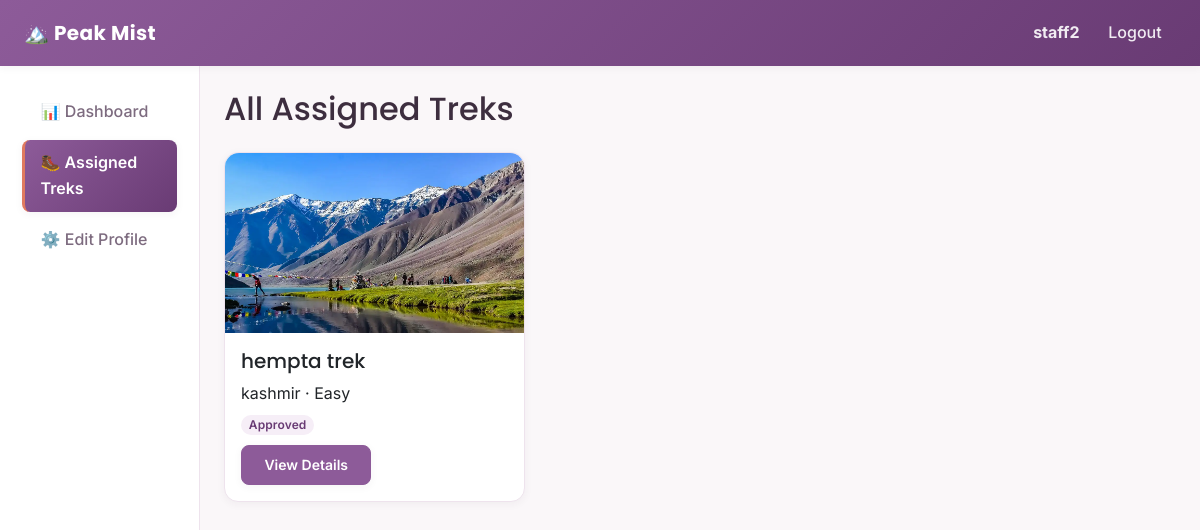
The app's page /staff/assigned-treks (signed in) with its own data.
### backend/models.py (models this page shows, shortened)
class User(db.Model, UserMixin):
    __tablename__ = "users"
    id = db.Column(db.Integer, primary_key=True)
    username = db.Column(db.String(80), unique=True, nullable=False)
    password_hash = db.Column(db.String(200), nullable=False)
    full_name = db.Column(db.String(120), nullable=False)
    email = db.Column(db.String(120), unique=True, nullable=False)
    phone = db.Column(db.String(20), nullable=True)
    role = db.Column(db.String(20), nullable=False, default="user")
    is_blacklisted = db.Column(db.Boolean, default=False, nullable=False)
    created_at = db.Column(db.DateTime, default=datetime.utcnow)
    staff_profile = db.relationship(
        "StaffProfile",
        backref="user",
        uselist=False,
        cascade="all, delete-orphan"
    )
    bookings = db.relationship(
        "Booking",
        backref="user",
        cascade="all, delete-orphan"
    )

class Trek(db.Model):
    __tablename__ = "treks"
    id = db.Column(db.Integer, primary_key=True)
    name = db.Column(db.String(120), nullable=False)
    location = db.Column(db.String(120), nullable=False)
    difficulty = db.Column(db.String(20), nullable=False)
    duration_days = db.Column(db.Integer, nullable=False)
    total_slots = db.Column(db.Integer, nullable=False)
    available_slots = db.Column(db.Integer, nullable=False)
    staff_id = db.Column(db.Integer, db.ForeignKey("staff_profiles.id"), nullable=True)
    status = db.Column(db.String(20), nullable=False, default="Pending")
    start_date = db.Column(db.Date, nullable=False)
    end_date = db.Column(db.Date, nullable=False)
    description = db.Column(db.Text, nullable=True)
    safety_info = db.Column(db.Text, nullable=True)
    image_filename = db.Column(db.String(200), nullable=True)
    created_at = db.Column(db.DateTime, default=datetime.utcnow)
    bookings = db.relationship(
        "Booking",
        backref="trek",
        cascade="all, delete-orphan"
    )

### backend/routes.py (the view)
@staff_bp.route("/assigned-treks")
@login_required
@role_required("staff")
def assigned_treks():
    staff_profile = get_current_staff_profile()
    treks_list = staff_profile.assigned_treks if staff_profile else []
    return render_template("staff/assigned_treks.html", treks=treks_list)

### backend/routes.py (called while the page is built)
def role_required(*allowed_roles):
    def decorator(view_function):
        @wraps(view_function)
        def wrapped_view(*args, **kwargs):
            if current_user.role not in allowed_roles:
                abort(403)
            return view_function(*args, **kwargs)
        return wrapped_view
    return decorator

def get_current_staff_profile():
    return StaffProfile.query.filter_by(user_id=current_user.id).first()

### templates/staff/assigned_treks.html (shortened to what this page needs)
{% extends "layout_dashboard.html" %}
{% import "admin/_status_badge.html" as badges %}
{% set active_page = 'assigned_treks' %}
{% block content %}
<h2 class="mb-4">All Assigned Treks</h2>
{% if treks %}
<div class="row">
    {% for trek in treks %}
    <div class="col-md-4">
        <div class="card trek-card">
            {% if trek.image_filename %}
                <img src="{{ url_for('static', filename='upload/' + trek.image_filename) }}"
                     class="card-img-top" alt="{{ trek.name }}">
            {% endif %}
            <div class="card-body">
                <h5 class="card-title">{{ trek.name }}</h5>
                <p class="card-text mb-1">{{ trek.location }} &middot; {{ trek.difficulty }}</p>
                <p class="card-text mb-2">{{ badges.status_badge(trek.status) }}</p>
                <a href="{{ url_for('staff.trek_details', trek_id=trek.id) }}"
                   class="btn btn-trek btn-sm">View Details</a>
            </div>
        </div>
    </div>
    {% endfor %}
</div>
{% else %}
    <p class="text-muted">No treks have been assigned to you yet.</p>
{% endif %}
{% endblock %}

### templates/layout_dashboard.html (shortened to what this page needs)
<!DOCTYPE html>
<html lang="en">
<head>
    <link
        href="https://cdnjs.cloudflare.com/ajax/libs/bootstrap/5.3.3/css/bootstrap.min.css"
        rel="stylesheet">
    <link rel="stylesheet" href="{{ url_for('static', filename='css/styles.css') }}">
</head>
<body>
    <nav class="navbar navbar-expand-lg navbar-trek">
        <div class="container-fluid px-4">
            <a class="navbar-brand fw-bold" href="{{ url_for('auth.home') }}">
                🏔️ Peak Mist
            </a>
            <div class="navbar-collapse" id="navMenu">
                <ul class="navbar-nav ms-auto align-items-lg-center">
                    <li class="nav-item">
                        <span class="nav-link">
                            <strong>{{ current_user.full_name }}</strong>
                        </span>
                    </li>
                    <li class="nav-item">
                        <a class="nav-link" href="{{ url_for('auth.logout') }}">Logout</a>
                    </li>
                </ul>
            </div>
        </div>
    </nav>
    <div class="container-fluid">
        <div class="row">
            <nav class="col-md-3 col-lg-2 sidebar">
                <ul class="nav flex-column">
                    {% if current_user.role == 'admin' %}
                        <li class="nav-item">
                            <a class="nav-link {% if active_page == 'dashboard' %}active{% endif %}"
                               href="{{ url_for('admin.dashboard') }}">📊 Dashboard</a>
                        </li>
                        <li class="nav-item">
                            <a class="nav-link {% if active_page == 'treks' %}active{% endif %}"
                               href="{{ url_for('admin.treks') }}">🥾 Manage Treks</a>
                        </li>
                        <li class="nav-item">
                            <a class="nav-link {% if active_page == 'staff' %}active{% endif %}"
                               href="{{ url_for('admin.staff_list') }}">👥 Manage Staff</a>
                        </li>
                        <li class="nav-item">
                            <a class="nav-link {% if active_page == 'users' %}active{% endif %}"
                               href="{{ url_for('admin.users_list') }}">🧑‍🤝‍🧑 Manage Users</a>
                        </li>
                        <li class="nav-item">
                            <a class="nav-link {% if active_page == 'bookings' %}active{% endif %}"
                               href="{{ url_for('admin.bookings_list') }}">📅 Bookings</a>
                        </li>
                        <li class="nav-item">
                            <a class="nav-link {% if active_page == 'search' %}active{% endif %}"
                               href="{{ url_for('admin.search') }}">🔍 Search</a>
                        </li>
                        <li class="nav-item">
                            <a class="nav-link {% if active_page == 'analytics' %}active{% endif %}"
                               href="{{ url_for('admin.analytics') }}">📈 Analytics</a>
                        </li>
                    {% elif current_user.role == 'staff' %}
                        <li class="nav-item">
                            <a class="nav-link {% if active_page == 'dashboard' %}active{% endif %}"
                               href="{{ url_for('staff.dashboard') }}">📊 Dashboard</a>
                        </li>
                        <li class="nav-item">
                            <a class="nav-link {% if active_page == 'assigned_treks' %}active{% endif %}"
                               href="{{ url_for('staff.assigned_treks') }}">🥾 Assigned Treks</a>
                        </li>
                        <li class="nav-item">
                            <a class="nav-link {% if active_page == 'profile' %}active{% endif %}"
                               href="{{ url_for('staff.edit_profile') }}">⚙️ Edit Profile</a>
                        </li>
                    {% endif %}
                </ul>
            </nav>
            <main class="col-md-9 col-lg-10 p-4">
                {% block content %}{% endblock %}
            </main>
        </div>
    </div>
</body>
</html>

### templates/admin/_status_badge.html
{% macro status_badge(status) %}
    <span class="badge badge-{{ status|lower }}">{{ status }}</span>
{% endmacro %}

### static/css/styles.css (style rules this page uses)
:root { --primary: #8d5b99; --primary-dark: #693b74; --primary-light: #f6eef7; --secondary: #e07a5f; --secondary-dark: #c2593e; --secondary-light: #fdf1ee; --white: #ffffff; --off-white: #faf7f9; --border: #eee3ed; --text-dark: #3d2e3f; --text-light: #7d6b7f; --yellow: #f4d35e; --pink: #f28482; --purple-light: #b5a2e3; --mint: #63c9a5; --coral: #e07a5f; --sky: #6fb3e0; --sky-deep: #2f7ab8; --shadow-small: 0 2px 8px rgba(61, 46, 63, 0.05); --shadow-medium: 0 8px 24px rgba(61, 46, 63, 0.08); --shadow-large: 0 16px 40px rgba(61, 46, 63, 0.12); --radius: 14px; --radius-small: 8px; }
* { box-sizing: border-box; }
body { background-color: var(--off-white); font-family: "Inter", "Segoe UI", Arial, sans-serif; color: var(--text-dark); line-height: 1.6; }
h1, h2, h3, h4, h5, h6 { font-family: "Poppins", "Segoe UI", Arial, sans-serif; color: var(--text-dark); }
a { color: var(--primary-dark); text-decoration: none; }
.navbar-trek { background: linear-gradient(135deg, var(--primary) 0%, var(--primary-dark) 100%) !important; box-shadow: var(--shadow-small); padding-top: 0.75rem; padding-bottom: 0.75rem; }
.navbar-trek .navbar-brand { color: var(--white) !important; font-family: "Poppins", sans-serif; font-weight: 700; letter-spacing: 0.02em; }
.navbar-trek .nav-link { color: rgba(255, 255, 255, 0.9) !important; font-weight: 500; border-radius: var(--radius-small); padding: 0.45rem 0.9rem !important; transition: background-color 0.2s ease, color 0.2s ease; }
.btn-trek { background-color: var(--primary); border-color: var(--primary); color: var(--white); font-weight: 600; border-radius: var(--radius-small); padding: 0.55rem 1.4rem; box-shadow: var(--shadow-small); transition: transform 0.15s ease, box-shadow 0.15s ease, background-color 0.15s ease; }
.btn { border-radius: var(--radius-small); }
.trek-card { background-color: var(--white); border: 1px solid var(--border); border-radius: var(--radius); box-shadow: var(--shadow-small); margin-bottom: 1.5rem; transition: box-shadow 0.2s ease, transform 0.2s ease; }
.trek-card .card-img-top { height: 180px; object-fit: cover; border-radius: var(--radius) var(--radius) 0 0; }
.sidebar { background-color: var(--white); border-right: 1px solid var(--border); min-height: calc(100vh - 56px); padding-top: 1.25rem; }
.sidebar .nav-link { display: flex; align-items: center; gap: 0.65rem; color: var(--text-light); padding: 0.65rem 1rem; border-radius: var(--radius-small); margin: 0.15rem 0.6rem; font-weight: 500; border-left: 3px solid transparent; transition: background-color 0.2s ease, color 0.2s ease, border-color 0.2s ease; }
.sidebar .nav-link.active { background: linear-gradient(135deg, var(--primary) 0%, var(--primary-dark) 100%); color: var(--white); font-weight: 600; border-left-color: var(--secondary); box-shadow: var(--shadow-small); }
.badge-pending, .badge-approved, .badge-open, .badge-closed, .badge-started, .badge-completed, .badge-booked, .badge-cancelled { border-radius: 999px; font-weight: 600; letter-spacing: 0.01em; }
.badge-approved { background-color: var(--primary-light); color: var(--primary-dark); }

### records on screen
User: full_name "staff2"
Trek: image_filename (picture), name "hempta trek", location "kashmir", difficulty "Easy", status "Approved"
